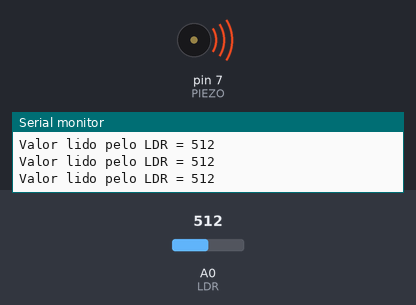
A sketch run on a simulated Arduino Uno, built with avr-gcc and run on an emulated ATmega328P. On the bench: buzzer (waves = sounding), the last lines printed to the serial monitor. The test bench sets the inputs (shaded band); at power-on: A0 (LDR) = 512.

Above: at 1.2 s.
1.3 s: A0 (LDR) set to 542
4.3 s: A0 (LDR) set to 562
At 4.8 s:
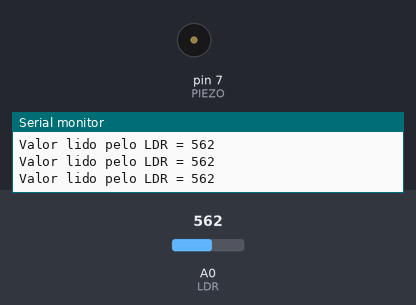
5.9 s: A0 (LDR) set to 540
At 6.5 s:
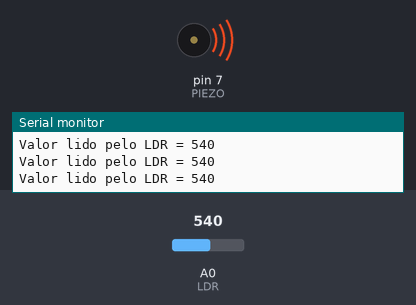
7.4 s: A0 (LDR) set to 560
At 7.9 s:
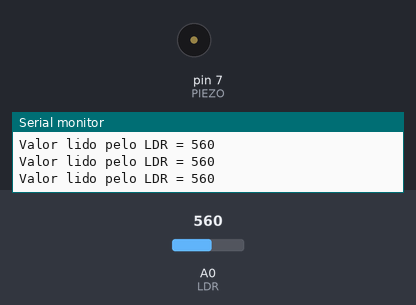
Timing chart, 0 to 10.4 s (numbered marks = the images above; inputs shaded):
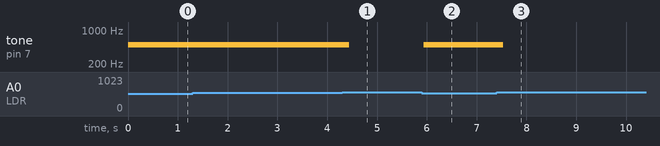

Measured:
- the behaviour switches between 549 and 550 on A0 (LDR) (found by bisection; images 0 and 1)
- after the input at 4.3 s, tone on pin 7 (PIEZO): 500 Hz → silent after 0.14 s
- after the input at 5.9 s, tone on pin 7 (PIEZO): silent → 500 Hz at once
- after the input at 7.4 s, tone on pin 7 (PIEZO): 500 Hz → silent after 0.13 s

The sketch:

detector_pasagem.ino
```cpp
int LDR = A0;
int PIEZO = 7;
int valorLDR = 0;

void setup() {
  pinMode(LDR, INPUT);
  pinMode(PIEZO, OUTPUT);
  Serial.begin(9600);
}

void loop() {
  if(valorLDR < 550){
  	tone(PIEZO, 500, 127);
  }
  valorLDR=analogRead(LDR);
  Serial.print("Valor lido pelo LDR = ");
  Serial.println(valorLDR);
}
```
